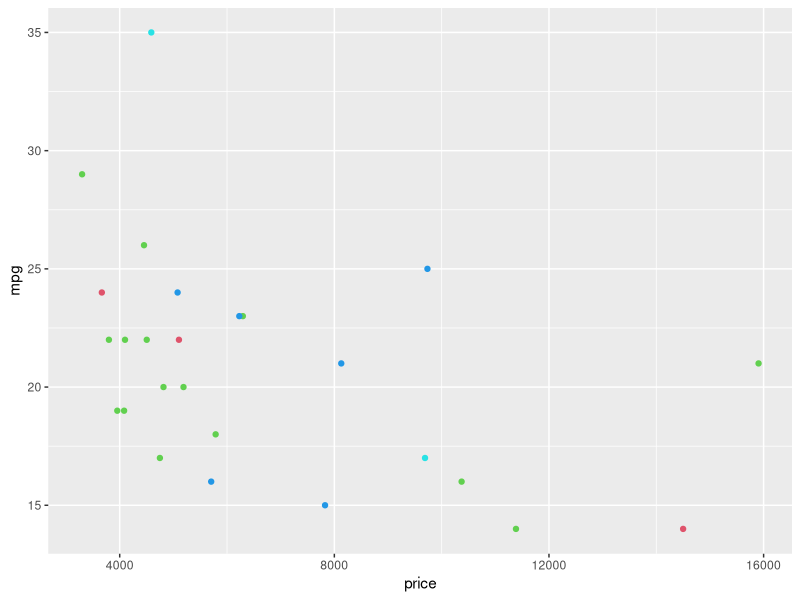
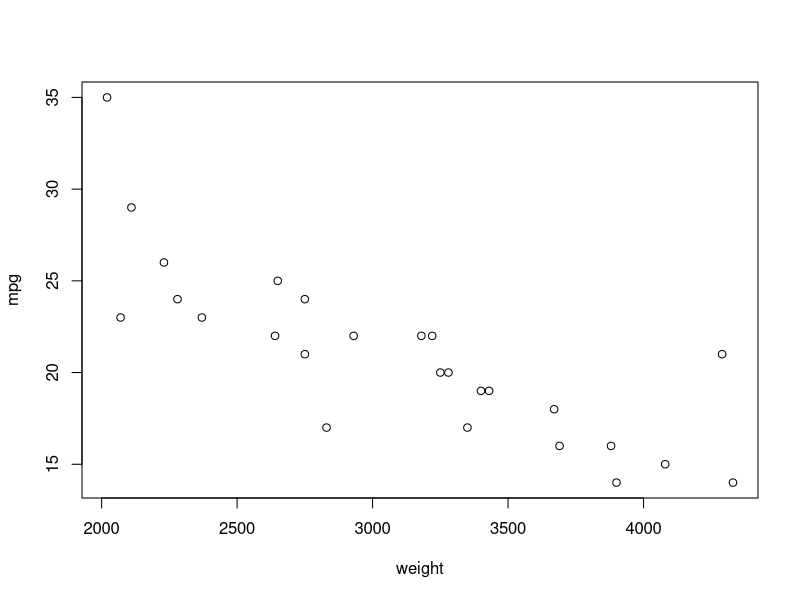
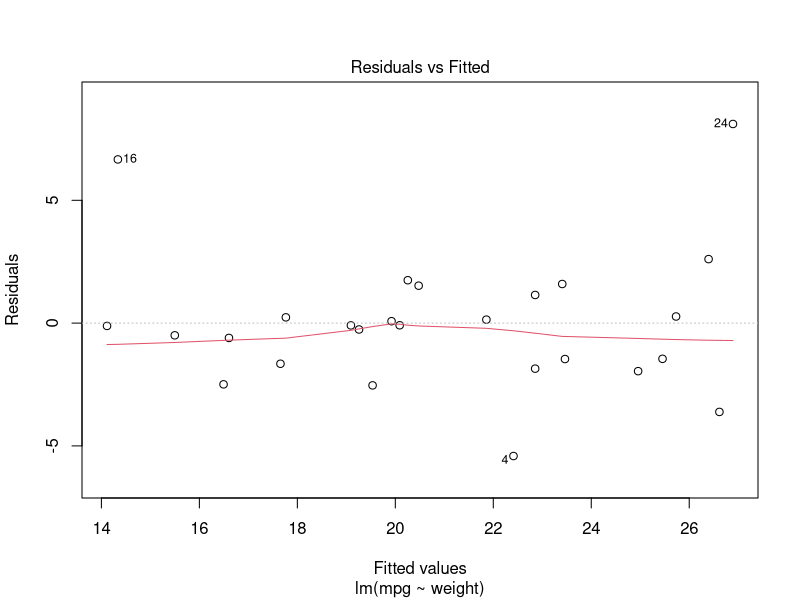
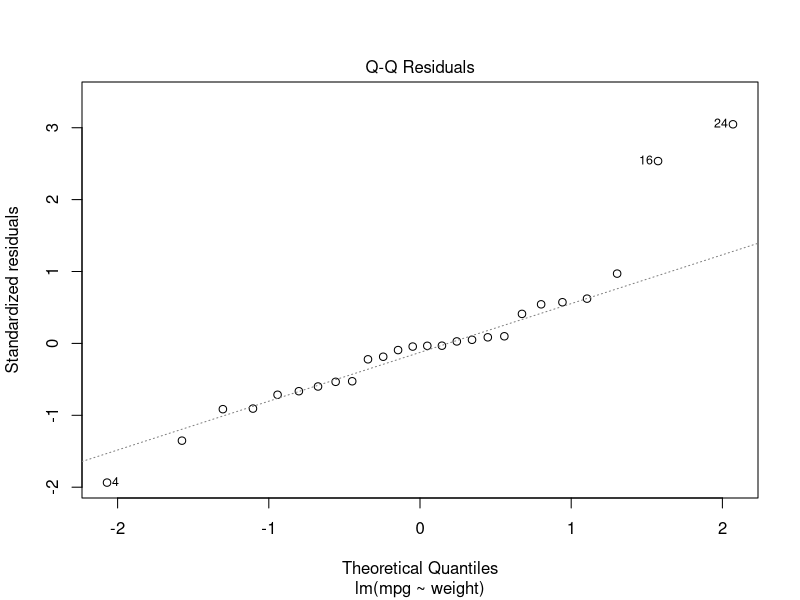
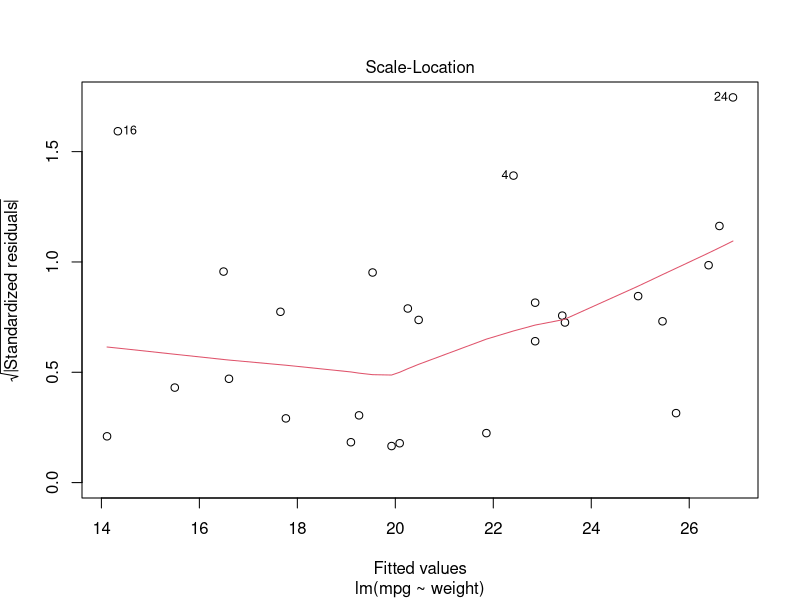
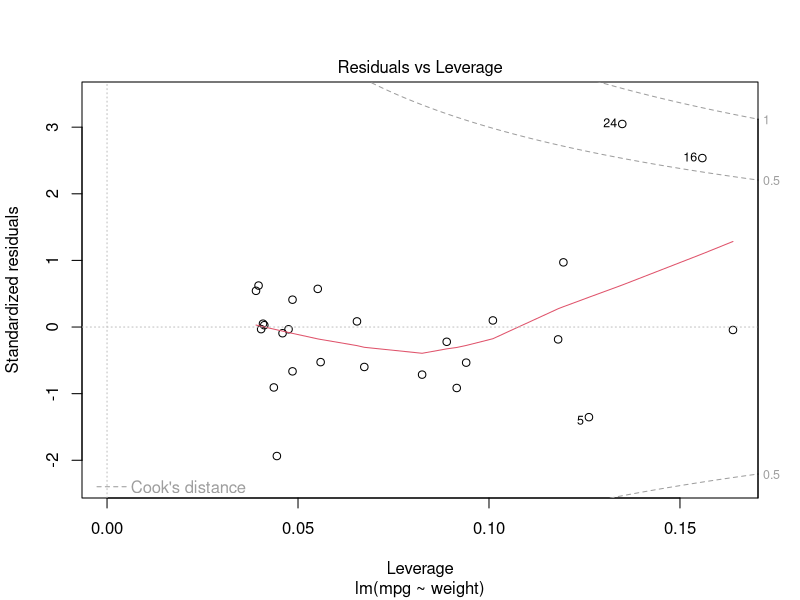
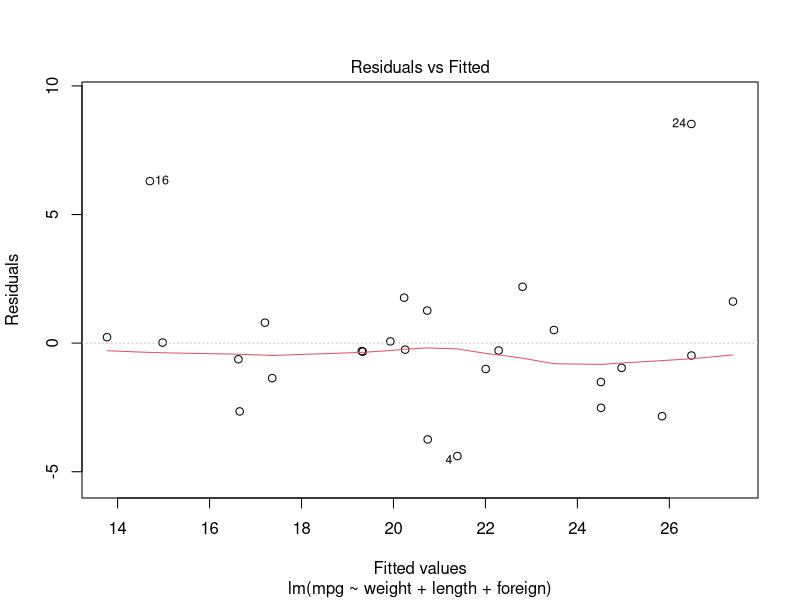
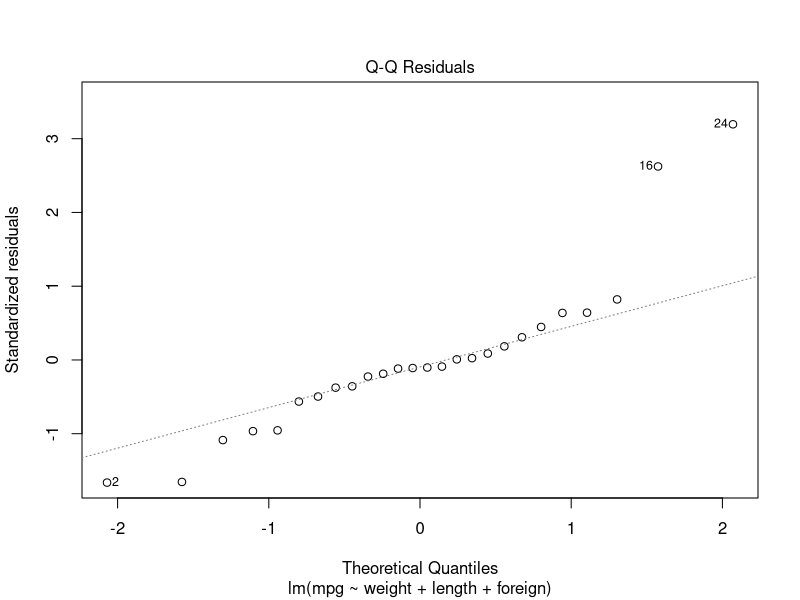

Source code (R) for these figures, in order:
# The file play around with Econometrics


# Library -----------------------------------------------------------------
library(tidyverse)
library(readr)

# Read the data -----------------------------------------------------------
intro_auto <- read_csv("intro_auto.csv")
View(intro_auto)
names(intro_auto)
summary(intro_auto)
sd(intro_auto$mpg)
summary(mpg)
length(intro_auto$mpg)
sort(intro_auto$make)
table(intro_auto$make)
table(intro_auto$make, intro_auto$foreign)
#' Here I test whether it is possible to avoid the mentioning of dataset 
#'   multiple times.
with(intro_auto, (table(make, foreign)))

# Statistical Analysis ----------------------------------------------------
with(intro_auto, cor(price, mpg))
ggplot(data = intro_auto) +
  geom_point(mapping = aes(x = price, y = mpg), color = intro_auto$repairs)

#' T-test for mean of one group
t.test(intro_auto$mpg, mu=20)

#' ANOVA for equality of means of two groups
with(intro_auto, anova(lm(mpg ~ factor(foreign))))

#' OLS regression: DV = mpg, IV = weight + lenght + foreign
olsreg <- with(intro_auto, lm(mpg ~ weight + length + foreign))
summary(olsreg)
#' Or in a more direct way
summary(with(intro_auto, lm(mpg ~ weight + length + foreign)))

#' Plotting data
with(intro_auto, plot(mpg ~ weight))
?plot
#' Example: plot(table(rpois(100, 5)), type = "h", col = "red", lwd = 10,
#'          main = "rpois(100, lambda = 5)")
# Example: plot(cars)
# Example: lines(lowess(cars))
olsreg1 <- with(intro_auto, lm(mpg ~ weight))
plot(olsreg1) 
abline(olsreg1)
plot(olsreg)

intro_auto$weight1 <- intro_auto$weight/1000
Y <- with(intro_auto, cbind(mpg))
X1 <- with(intro_auto, cbind(weight1))
X <- with(intro_auto, cbind(weight1, price, foreign))
View(intro_auto)
cor(Y, X)
plot(X1, Y)
summary(lm(Y ~ X1))
confint(lm(Y ~ X1), level = 0.95)
